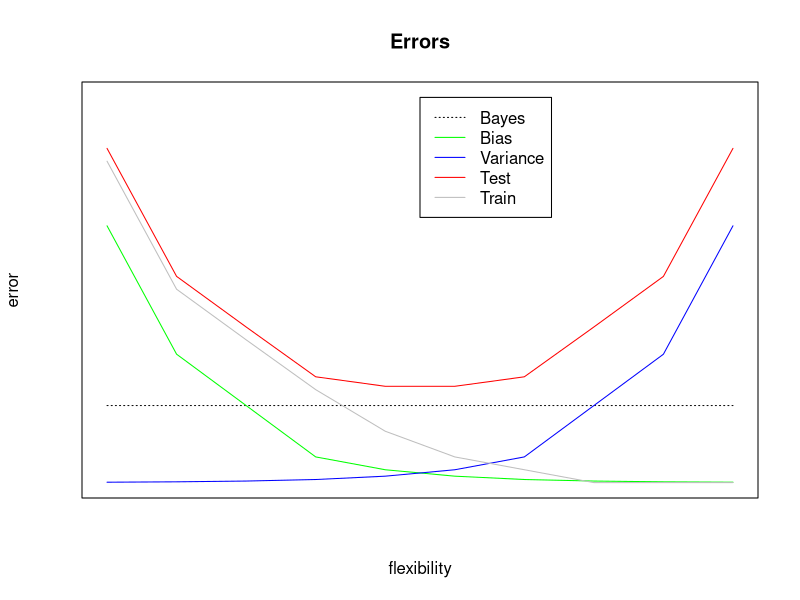

Write the R code that produced this figure.
## ---- chunk 1
x = 0:9
n = length(x)
y = seq(0, 15, length=n)

# irreducible error is a constant
bayes = rep(3.0, n)

# bias reduces as flexibility increases
bias = c(10, 5, 3, 1, 0.5, 0.25, 0.12, 0.06, 0.03, 0.015)

# variance increases with flexibility 
variance = rev(bias)

# test error follows bias and variance, stays above irreducible error
test = bayes + bias + variance

# train error will show overfitting as flexibility increases
train = append(test[1:4] - rep(0.5, 4), c(2, 1, 0.5, 0, 0, 0))

# plot them all together
plot(x, y, type="n", main="Errors", xaxt="n", yaxt="n", xlab="flexibility", ylab="error")
lines(x, bayes, col="black", lty=3)
lines(x, bias, col="green")
lines(x, variance, col="blue")
lines(x, test, col="red")
lines(x, train, col="gray")

# add legend
legend(x=mean(x), y=max(y), legend=c("Bayes", "Bias", "Variance", "Test", "Train"),
       col=c("black", "green", "blue", "red", "gray"), lty=c(3, 1, 1, 1, 1))
